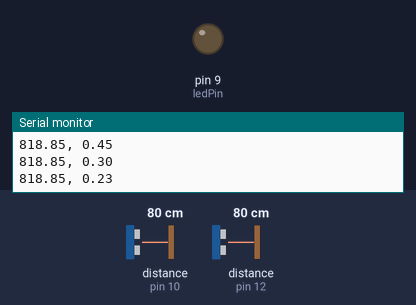
A sketch run on a simulated Arduino Uno, built with avr-gcc and run on an emulated ATmega328P. Shown: output pins drawn as LEDs (lit = HIGH), the last lines printed to the serial monitor. Wiring (inferred from the names in the program): 2 × ultrasonic range finder: trigger pin 11, echo pin 10 / trigger pin 13, echo pin 12. Dashed ring = blinking. The test bench sets the inputs (shaded band); at power-on: distance to the obstacle (sensors on pin 10, pin 12) 80 cm. The echo pulse lasts 58.3 µs per cm; pins used as bus, display or sensor lines are not drawn.

Above: at 0.3 s.
At 1.24 s:
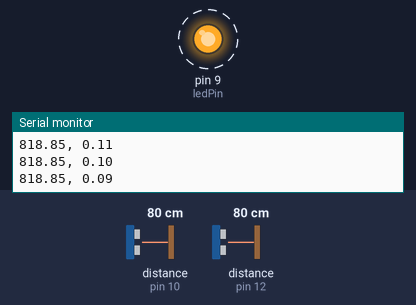
Timing chart, 0 to 3.1 s (numbered marks = the images above):
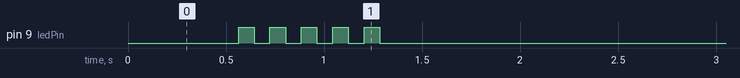

The sketch:

Project_1_2.ino
```cpp
#include "calibration2.h"   // Coefficients for sensor 2
#include "calibration5.h"   // Coefficients for sensor 5

const int trig4 = 13;       // Trigger pin sensor 2
const int echo4 = 12;       // Echo pin sensor 2

const int trig5 = 11;       // Trigger pin sensor 5
const int echo5 = 10;       // Echo pin sensor 5

const int ledPin = 9;       // LED

// -------- Kalman parameters --------
// Q: process noise for distance
const float Q  = 0.0f;    // static target

// R1, R2: measurement noise variances
const float R1 = 2.0f;    // Sensor 2
const float R2 = 1.65f;   // Sensor 5

// initial uncertainty
const float P0 = 800.0f;  // Initial Variance

// -------- Stop thresholds --------
const float VAR_THRESHOLD_DIST = 25.0f;
const float DELTA_DIST_THRESH  = 10.0f;
const int   STABLE_N           = 10;

// -------- Kalman state --------
float y_hat  = 0.0f;
float P      = P0;
float prev_y = 0.0f;
int   stable = 0;
bool  done   = false;

// Time cost Initialization
unsigned long T0 = 0;
unsigned long T1 = 0;

// -------- Sensor read (µs) --------
float readTimeUs(int trigPin, int echoPin) {
  digitalWrite(trigPin, LOW);
  delayMicroseconds(2);

  digitalWrite(trigPin, HIGH);
  delayMicroseconds(10);
  digitalWrite(trigPin, LOW);

  unsigned long d = pulseIn(echoPin, HIGH, 30000UL);
  if (d == 0) return NAN;
  return (float)d;
}

void setup() {
  Serial.begin(9600);

  pinMode(trig4, OUTPUT);
  pinMode(echo4, INPUT);

  pinMode(trig5, OUTPUT);
  pinMode(echo5, INPUT);

  pinMode(ledPin, OUTPUT);
  digitalWrite(ledPin, LOW);

  Serial.println("START");
  T0 = millis();

  // ---------- One-time initialization ----------
  float t4 = readTimeUs(trig4, echo4);
  delay(40);
  float t5 = readTimeUs(trig5, echo5);

  int retries = 0;
  while ((isnan(t4) || isnan(t5)) && retries < 5) {
    delay(30);
    t4 = readTimeUs(trig4, echo4);
    delay(30);
    t5 = readTimeUs(trig5, echo5);
    retries++;
  }

  if (!isnan(t4) && !isnan(t5)) {
    float z4 = CAL2_A * t4 + CAL2_B;
    float z5 = CAL5_A * t5 + CAL5_B;
    y_hat = 0.5f * (z4 + z5);   // Average of the two sensors
  } else {
    y_hat = 0.0f;               // Fallback
  }

  P = P0;
  prev_y = y_hat;
}

void loop() {
  if (done) return;

  // -------- Read sensors --------
  float t4 = readTimeUs(trig4, echo4);
  delay(40);
  float t5 = readTimeUs(trig5, echo5);

  if (isnan(t4) || isnan(t5)) return;

  // Calibration
  float z1 = CAL2_A * t4 + CAL2_B;
  float z2 = CAL5_A * t5 + CAL5_B;

  // -------- Prediction --------
  float y_pred = y_hat;
  float P_pred = P + Q;

  // -------- Correction 1 (Sensor 2) --------
  float K1 = P_pred / (P_pred + R1);
  float y1 = y_pred + K1 * (z1 - y_pred);
  float P1 = (1.0f - K1) * P_pred;

  // -------- Correction 2 (Sensor 5) --------
  float K2 = P1 / (P1 + R2);
  y_hat = y1 + K2 * (z2 - y1);
  P     = (1.0f - K2) * P1;

  // Output
  Serial.print(y_hat, 2);
  Serial.print(", ");
  Serial.println(P, 2);

  // -------- Stop check --------
  float dy = fabs(y_hat - prev_y);
  prev_y = y_hat;
  if (P < VAR_THRESHOLD_DIST && dy < DELTA_DIST_THRESH) {
    stable++;
  } else {
    stable = 0;
  }

  if (stable >= STABLE_N) {
    done = true;

    // Blink LED
    for (int i = 0; i < 5; i++) {
      digitalWrite(ledPin, HIGH); delay(80);
      digitalWrite(ledPin, LOW);  delay(80);
    }


    // Time cost (ms)
    T1 = millis();
    Serial.print(T1 - T0); Serial.print(" Milliseconds");

    return;
  }
}
```

calibration2.h
```cpp
// Auto-generated calibration header
// Generated by MATLAB from Sensor2.xlsx

#ifndef CALIBRATION2_H
#define CALIBRATION2_H

// Linear calibration model:
// distance_mm = CAL2_A * time_us + CAL2_B

const float CAL2_A = 0.1749264464f;
const float CAL2_B = 10.7584005379f;

#endif // CALIBRATION2_H
```

calibration5.h
```cpp
// Auto-generated calibration header
// Generated by MATLAB from Sensor5.xlsx

#ifndef CALIBRATION5_H
#define CALIBRATION5_H

// Linear calibration model:
// distance_mm = CAL5_A * time_us + CAL5_B

const float CAL5_A = 0.1754696852f;
const float CAL5_B = -0.1896181936f;

#endif // CALIBRATION5_H
```

Measured:
- by itself, pin 9 (ledPin): alternates HIGH for 0.08 s and LOW for 0.08 s, 10 changes in all, then stays LOW
